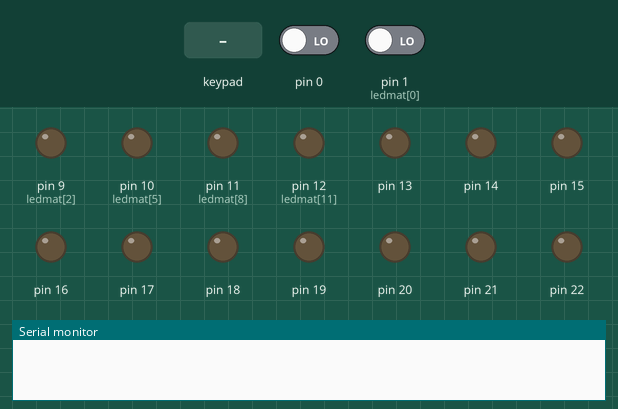
The sketch below on a simulated Arduino Leonardo, built with avr-gcc and run on an emulated ATmega32U4. Parts: output pins drawn as LEDs (lit = HIGH), the last lines printed to the serial monitor. Wiring (inferred from the names in the program): 4×3 keypad with keys 1 2 3 4 5 6 7 8 9 * 0 # (labels assumed): rows pin 2, pin 3, pin 4, pin 5; columns pin 6, pin 7, pin 8. Inputs (shaded band) come from the test bench; at power-on: pin 1 (ledmat[0]) LOW, pin 0 LOW. Pins used as bus, display or sensor lines are not drawn.

Above: at 1.2 s.
1.3 s: keypad keys 1 2 pressed 0.4 s apart
At 1.39 s:
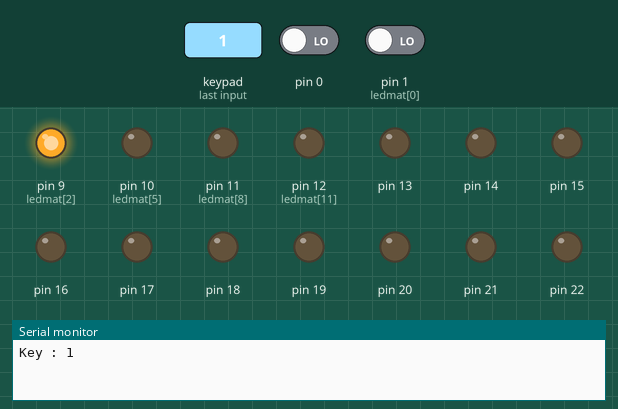
3.6 s: pin 1 (ledmat[0]) driven HIGH
At 3.9 s:
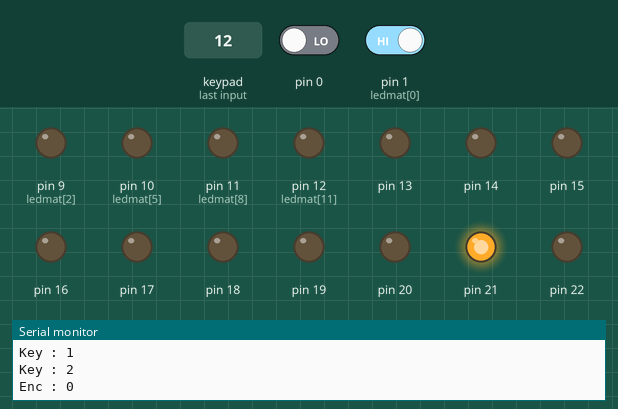
5.1 s: key '3' pressed
At 5.19 s:
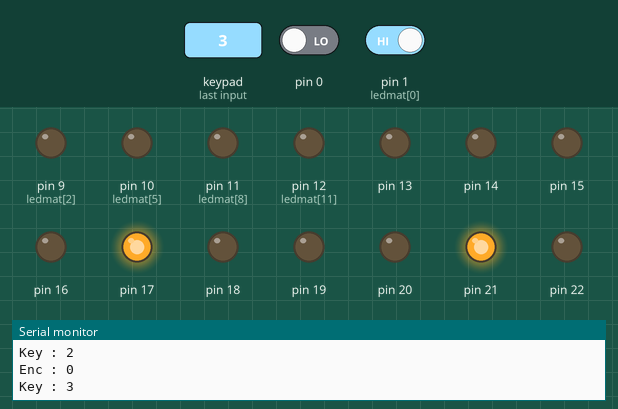
6.7 s: key '4' pressed
At 6.79 s:
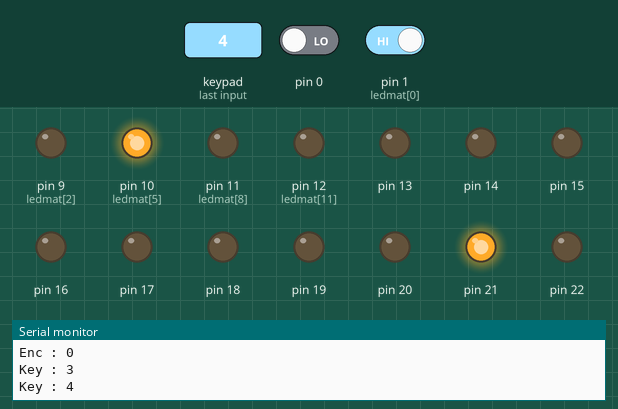
8.3 s: keypad keys 1 2 # pressed 0.4 s apart
At 8.39 s:
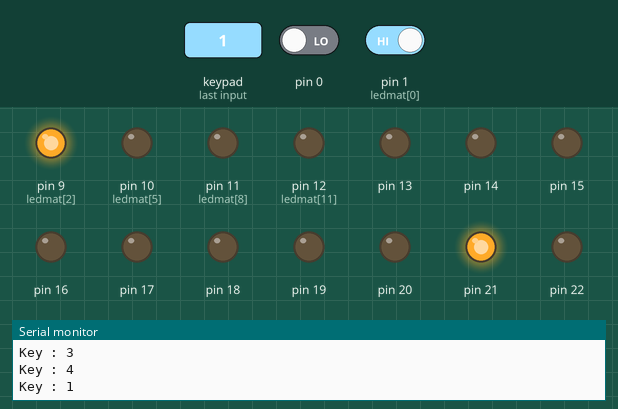
11.3 s: key '5' pressed
At 11.39 s:
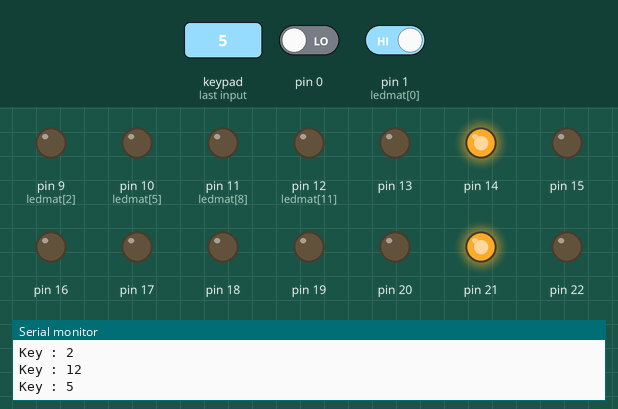
Timing chart, 0 to 13.9 s (numbered marks = the images above; inputs shaded):
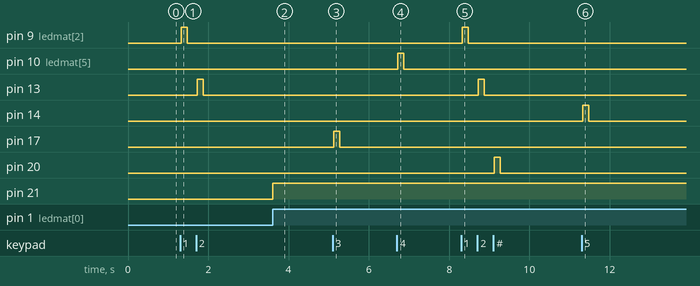

Measured:
- after the input at 1.3 s, pin 9 (ledmat[2]): LOW → HIGH at once, → LOW 0.15 s later; pin 13: LOW → HIGH after 0.42 s, → LOW 0.15 s later
- after the input at 3.6 s, pin 21: LOW → HIGH at once
- after the input at 5.1 s, pin 17: LOW → HIGH at once, → LOW 0.15 s later
- after the input at 6.7 s, pin 10 (ledmat[5]): LOW → HIGH at once, → LOW 0.15 s later
- after the input at 8.3 s, pin 9 (ledmat[2]): LOW → HIGH at once, → LOW 0.15 s later; pin 13: LOW → HIGH after 0.42 s, → LOW 0.15 s later; pin 20: LOW → HIGH after 0.82 s, → LOW 0.15 s later
- after the input at 11.3 s, pin 14: LOW → HIGH at once, → LOW 0.15 s later

The sketch:

LED_KEYTEST.ino
```cpp
#include <Keyboard.h>
#include <Mouse.h>

int enc=0;
char estat=0;
char testat=0;
char key=0;
char tkey=0;
unsigned char kchat=254;
char ledmat[12]={1,5,9,2,6,10,3,7,11,4,8,12};

char keypad()
{
  char i,j,res=0,k=0;
  for(i=2;i<=5;i++)
  {
    digitalWrite(i,LOW);
    for(j=6;j<=8;j++)
    {
      k++;
      if(!digitalRead(j))
        res=k;
    }
    digitalWrite(i,HIGH);
  }
  return res;
}
void setup() {
  Serial.begin(9600);

  pinMode(0,INPUT);
  pinMode(1,INPUT);
  char i;
  for(i=2;i<=5;i++)
  {
    pinMode(i,OUTPUT);
    digitalWrite(i,HIGH);
  }
  for(i=6;i<=8;i++) pinMode(i,INPUT);
  for(i=9;i<=22;i++)
  {
    pinMode(i,OUTPUT);
    digitalWrite(i,LOW);
  }
  pinMode(23,INPUT);
  testat=digitalRead(1);
  //Keyboard.begin();
  //Mouse.begin();
}

void loop() {
  // enc
  estat=digitalRead(1);
  if(estat!=testat)
  {
    if(digitalRead(0)!=estat)
    {
      digitalWrite(21,HIGH);
      digitalWrite(22,LOW);
    }
    else
    {
      enc--;
      digitalWrite(22,HIGH);
      digitalWrite(21,LOW);
    }
    Serial.print("Enc : ");
    Serial.println(enc);
  }
  testat=estat;

  // button
  if(!kchat) key=keypad();
  if(key!=tkey)
  {
    if(key)
    {
      Serial.print("Key : ");
      Serial.println((int)key);
      digitalWrite(ledmat[key-1]+8,HIGH);
    }
    kchat=254;
    if(!key) digitalWrite(ledmat[tkey-1]+8,LOW);
    tkey=key;
  }
  if(kchat && keypad()!=key) kchat--;
}
```
